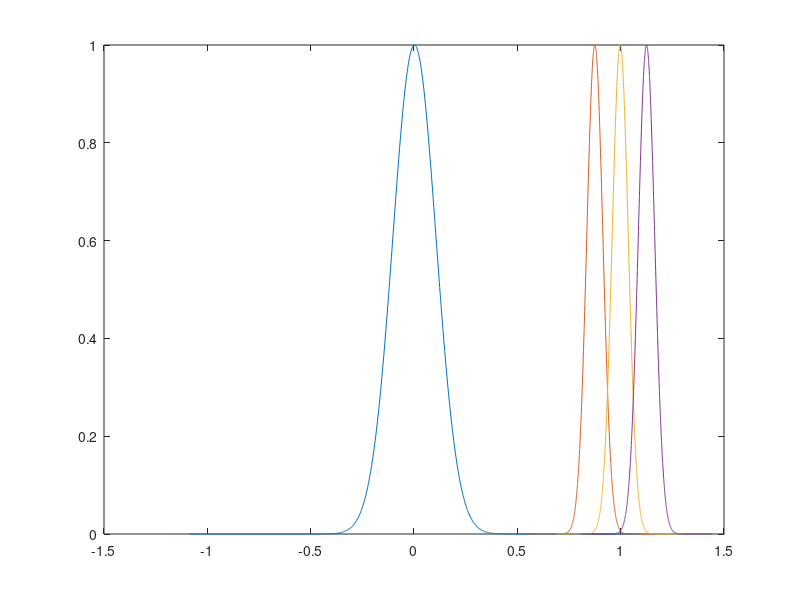

MATLAB code for this plot:
clear all
clc

%% lebal 1

centriod = 0.002100746
;
width = 0.021822481
;
s = 50* width;

x = -s+centriod : width* 10^-1 : s+centriod;
y = exp( - (x - centriod).^2 / width);

%% lebal 2

centriod = 0.875
;
width = 0.003072914
;
s = 100* width;

x2 = -s+centriod : width* 10^-1 : s+centriod;
y2 = exp( - (x2 - centriod).^2 / width);

%% lebal 3

centriod = 0.997916546
;
width = 0.003072914
;
s = 100* width;

x3 = -s+centriod : width* 10^-1 : s+centriod;
y3 = exp( - (x3 - centriod).^2 / width);

%% lebal 4
centriod = 1.125
;
width = 0.003177086
;
s = 100* width;

x4 = -s+centriod : width* 10^-1 : s+centriod;
y4 = exp( - (x4 - centriod).^2 / width);


%%
plot(x,y,x2,y2, x3, y3, x4, y4)
